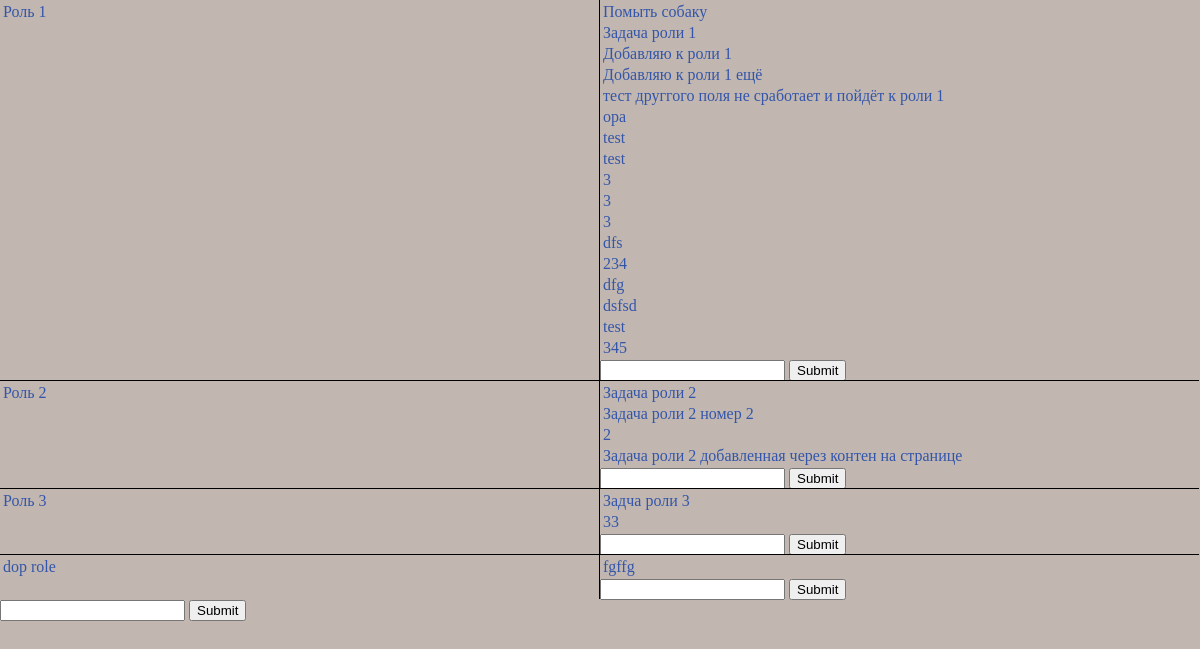
The page /WeekScheduler/ on the database its author committed.
### WeekScheduler/models.py (models this page shows, shortened)
class Role(models.Model):
    role_name = models.CharField(max_length=100)

class Goal(models.Model):
    goal_text = models.CharField(max_length=300)
    color = models.IntegerField(default=0xc1b7b0)
    week_num = models.IntegerField(default=0) # 0 - 6 Monday-Sunday
    day_num = models.IntegerField(default=0)
    number_in_day = models.IntegerField(default=0)
    role_id = models.ForeignKey(Role, on_delete=models.SET_NULL, null=True)
    time = models.TimeField(auto_now=False, auto_now_add=False, null=True, blank=True)

### WeekScheduler/views.py (the view)
# urls.py: path("", views.role_and_goal, name="role_and_goal"),
def role_and_goal(request):
    roles_list = Role.objects.all()
    goals_list = Goal.objects.all()
    forms = []
    for role in roles_list:
        print(type(int(role.pk)))
        forms.append(Goal_form(initial={'role': int(role.pk)}))
    role_form = Role_form()
    context = {
        "roles_list": roles_list,
        "goals_list": goals_list,
        "goles_form_list": zip(roles_list, forms),
        "role_forms": role_form
    }
    return render(request, "WeekScheduler/roles_and_goals.html", context)

### WeekScheduler/forms.py
class Role_form(forms.Form):
    def __init__(self, *args, **kwargs):
        super(Role_form, self).__init__(*args, **kwargs)
    role_name = forms.CharField(label='', max_length=100)

### WeekScheduler/templates/WeekScheduler/roles_and_goals.html (shortened to what this page needs)
<!DOCTYPE html>
<html>
<body>
  <div class="container">
    <div class = "table">
      {% for role, role_form in goles_form_list%}
      <div class="row">
        <div class ="column left">
            <p>{{role.role_name}}</p>
        </div>
        <div class = "column right">
          {% for goal in goals_list %}
            {% if goal.role_id.id == role.id %}
              <p><span>{{goal.goal_text}}</span></p>
            {% endif %}
          {% endfor %}
          <form action="handle_goal_add" method="post">
            {{role_form.goal_text}}
            <input type="submit" value="Submit">
          </form>
        </div>
      </div>
      {% endfor %}
      <form action="handle_new_role" method="post">
        {{role_forms.role_name}}
        <input type="submit" value="Submit">
      </form>
    </div>
  </div>
</body>
</html>

### rows shown on the page
Role: role_name "Роль 1"
Goal: goal_text "Помыть собаку"
Goal: goal_text "Задача роли 1"
Goal: goal_text "Добавляю к роли 1"
Goal: goal_text "Добавляю к роли 1 ещё"
Goal: goal_text "тест друггого поля не сработает и пойдёт к роли 1"
Goal: goal_text "opa"
Goal: goal_text "test"
Goal: goal_text "test"
Goal: goal_text "3"
Goal: goal_text "3"
Goal: goal_text "3"
Goal: goal_text "dfs"
Goal: goal_text "234"
Goal: goal_text "dfg"
Goal: goal_text "dsfsd"
Goal: goal_text "test"
Goal: goal_text "345"
Role: role_name "Роль 2"
Goal: goal_text "Задача роли 2"
Goal: goal_text "Задача роли 2 номер 2"
Goal: goal_text "2"
Goal: goal_text "Задача роли 2 добавленная через контен на странице"
Role: role_name "Роль 3"
Goal: goal_text "Задча роли 3"
Goal: goal_text "33"
Role: role_name "dop role"
Goal: goal_text "fgffg"
